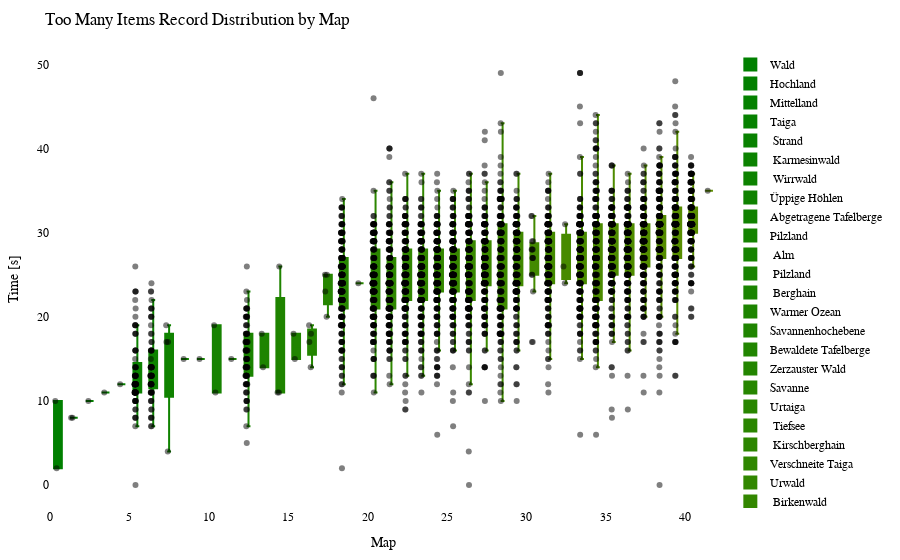

Notebook source saved alongside this figure:
### Code cell
import plotly.graph_objects as go
import plotly.io as pio

df = getRecordsDataframe(minigame="Sammelwahn")

# sort df columns by mean value 
df = df.reindex(df.mean().sort_values().index, axis=1)

# drop sum column
df = df.drop(columns=["Sum"])

# remove "Punkte" from all columns
df.columns = df.columns.str.replace('Punkte', '')

cmap = LinearSegmentedColormap.from_list("green_orange", ["green", "orange"])
colors = [to_hex(cmap(i / (num_columns - 1))) for i in range(num_columns)]

# Calculate the offset for centering the data points
num_columns = len(df.columns)
offset = 0.5

# Create a Swarm plot using Plotly
fig = go.Figure()

for i, (column, color) in enumerate(zip(df.columns, colors)):
    x_values = [i + offset] * len(df[column])  # Adjust x-values with offset for horizontal centering
    fig.add_trace(go.Box(x=x_values,
                         y=df[column],
                         name=column,
                         boxpoints='all',
                         pointpos=-0.5,  # Adjust point position to prevent overlapping
                         marker=dict(color='rgba(0,0,0,0.5)', size=6),  # Adjust marker color and size
                         line=dict(color=color),
                         fillcolor=color,
                         hovertext=df_to_html.index,
                         hoverinfo='name+text+y',
                         showlegend=True))

fig.update_layout(title="Too Many Items Record Distribution by Map",
                  xaxis=dict(title="Map"),
                  yaxis=dict(title="Time [s]"),
                  showlegend=True,
                  font=dict(family="Arial", size=12, color="black"),  # Customize font
                  plot_bgcolor="white",  # Set background color
                  margin=dict(l=50, r=50, t=50, b=50),  # Adjust margins for better layout
                  )

pio.show(fig)

pio.write_html(fig, "out/sammel_swarm_plot.html")

### Figure 1 — Plotly figure (JSON) as saved in the notebook; plotly's stock layout.template omitted (floating-point values rounded to 4 significant figures; data arrays with more than 128 entries replaced by an {"elided": "..."} marker saying what was removed)
{"data": [{"boxpoints": "all", "fillcolor": "#008000", "hoverinfo": "name+text+y", "hovertext": {"elided": "248 str values"}, "line": {"color": "#008000"}, "marker": {"color": "rgba(0,0,0,0.5)", "size": 6}, "name": "Wald", "pointpos": -0.5, "showlegend": true, "type": "box", "x": {"elided": "234 float values"}, "y": {"elided": "234 float values"}}, {"boxpoints": "all", "fillcolor": "#028000", "hoverinfo": "name+text+y", "hovertext": {"elided": "248 str values"}, "line": {"color": "#028000"}, "marker": {"color": "rgba(0,0,0,0.5)", "size": 6}, "name": "Hochland", "pointpos": -0.5, "showlegend": true, "type": "box", "x": {"elided": "234 float values"}, "y": {"elided": "234 float values"}}, {"boxpoints": "all", "fillcolor": "#048100", "hoverinfo": "name+text+y", "hovertext": {"elided": "248 str values"}, "line": {"color": "#048100"}, "marker": {"color": "rgba(0,0,0,0.5)", "size": 6}, "name": "Mittelland", "pointpos": -0.5, "showlegend": true, "type": "box", "x": {"elided": "234 float values"}, "y": {"elided": "234 float values"}}, {"boxpoints": "all", "fillcolor": "#068100", "hoverinfo": "name+text+y", "hovertext": {"elided": "248 str values"}, "line": {"color": "#068100"}, "marker": {"color": "rgba(0,0,0,0.5)", "size": 6}, "name": "Taiga", "pointpos": -0.5, "showlegend": true, "type": "box", "x": {"elided": "234 float values"}, "y": {"elided": "234 float values"}}, {"boxpoints": "all", "fillcolor": "#088100", "hoverinfo": "name+text+y", "hovertext": {"elided": "248 str values"}, "line": {"color": "#088100"}, "marker": {"color": "rgba(0,0,0,0.5)", "size": 6}, "name": " Strand", "pointpos": -0.5, "showlegend": true, "type": "box", "x": {"elided": "234 float values"}, "y": {"elided": "234 float values"}}, {"boxpoints": "all", "fillcolor": "#0b8200", "hoverinfo": "name+text+y", "hovertext": {"elided": "248 str values"}, "line": {"color": "#0b8200"}, "marker": {"color": "rgba(0,0,0,0.5)", "size": 6}, "name": " Karmesinwald", "pointpos": -0.5, "showlegend": true, "type": "box", "x": {"elided": "234 float values"}, "y": {"elided": "234 float values"}}, {"boxpoints": "all", "fillcolor": "#0d8200", "hoverinfo": "name+text+y", "hovertext": {"elided": "248 str values"}, "line": {"color": "#0d8200"}, "marker": {"color": "rgba(0,0,0,0.5)", "size": 6}, "name": " Wirrwald", "pointpos": -0.5, "showlegend": true, "type": "box", "x": {"elided": "234 float values"}, "y": {"elided": "234 float values"}}, {"boxpoints": "all", "fillcolor": "#0f8200", "hoverinfo": "name+text+y", "hovertext": {"elided": "248 str values"}, "line": {"color": "#0f8200"}, "marker": {"color": "rgba(0,0,0,0.5)", "size": 6}, "name": "Üppige Höhlen", "pointpos": -0.5, "showlegend": true, "type": "box", "x": {"elided": "234 float values"}, "y": {"elided": "234 float values"}}, {"boxpoints": "all", "fillcolor": "#118200", "hoverinfo": "name+text+y", "hovertext": {"elided": "248 str values"}, "line": {"color": "#118200"}, "marker": {"color": "rgba(0,0,0,0.5)", "size": 6}, "name": "Abgetragene Tafelberge", "pointpos": -0.5, "showlegend": true, "type": "box", "x": {"elided": "234 float values"}, "y": {"elided": "234 float values"}}, {"boxpoints": "all", "fillcolor": "#148300", "hoverinfo": "name+text+y", "hovertext": {"elided": "248 str values"}, "line": {"color": "#148300"}, "marker": {"color": "rgba(0,0,0,0.5)", "size": 6}, "name": "Pilzland", "pointpos": -0.5, "showlegend": true, "type": "box", "x": {"elided": "234 float values"}, "y": {"elided": "234 float values"}}, {"boxpoints": "all", "fillcolor": "#168300", "hoverinfo": "name+text+y", "hovertext": {"elided": "248 str values"}, "line": {"color": "#168300"}, "marker": {"color": "rgba(0,0,0,0.5)", "size": 6}, "name": " Alm", "pointpos": -0.5, "showlegend": true, "type": "box", "x": {"elided": "234 float values"}, "y": {"elided": "234 float values"}}, {"boxpoints": "all", "fillcolor": "#188300", "hoverinfo": "name+text+y", "hovertext": {"elided": "248 str values"}, "line": {"color": "#188300"}, "marker": {"color": "rgba(0,0,0,0.5)", "size": 6}, "name": " Pilzland", "pointpos": -0.5, "showlegend": true, "type": "box", "x": {"elided": "234 float values"}, "y": {"elided": "234 float values"}}, {"boxpoints": "all", "fillcolor": "#1a8400", "hoverinfo": "name+text+y", "hovertext": {"elided": "248 str values"}, "line": {"color": "#1a8400"}, "marker": {"color": "rgba(0,0,0,0.5)", "size": 6}, "name": " Berghain", "pointpos": -0.5, "showlegend": true, "type": "box", "x": {"elided": "234 float values"}, "y": {"elided": "234 float values"}}, {"boxpoints": "all", "fillcolor": "#1d8400", "hoverinfo": "name+text+y", "hovertext": {"elided": "248 str values"}, "line": {"color": "#1d8400"}, "marker": {"color": "rgba(0,0,0,0.5)", "size": 6}, "name": "Warmer Ozean", "pointpos": -0.5, "showlegend": true, "type": "box", "x": {"elided": "234 float values"}, "y": {"elided": "234 float values"}}, {"boxpoints": "all", "fillcolor": "#1f8400", "hoverinfo": "name+text+y", "hovertext": {"elided": "248 str values"}, "line": {"color": "#1f8400"}, "marker": {"color": "rgba(0,0,0,0.5)", "size": 6}, "name": "Savannenhochebene", "pointpos": -0.5, "showlegend": true, "type": "box", "x": {"elided": "234 float values"}, "y": {"elided": "234 float values"}}, {"boxpoints": "all", "fillcolor": "#218500", "hoverinfo": "name+text+y", "hovertext": {"elided": "248 str values"}, "line": {"color": "#218500"}, "marker": {"color": "rgba(0,0,0,0.5)", "size": 6}, "name": "Bewaldete Tafelberge", "pointpos": -0.5, "showlegend": true, "type": "box", "x": {"elided": "234 float values"}, "y": {"elided": "234 float values"}}, {"boxpoints": "all", "fillcolor": "#238500", "hoverinfo": "name+text+y", "hovertext": {"elided": "248 str values"}, "line": {"color": "#238500"}, "marker": {"color": "rgba(0,0,0,0.5)", "size": 6}, "name": "Zerzauster Wald", "pointpos": -0.5, "showlegend": true, "type": "box", "x": {"elided": "234 float values"}, "y": {"elided": "234 float values"}}, {"boxpoints": "all", "fillcolor": "#268600", "hoverinfo": "name+text+y", "hovertext": {"elided": "248 str values"}, "line": {"color": "#268600"}, "marker": {"color": "rgba(0,0,0,0.5)", "size": 6}, "name": "Savanne", "pointpos": -0.5, "showlegend": true, "type": "box", "x": {"elided": "234 float values"}, "y": {"elided": "234 float values"}}, {"boxpoints": "all", "fillcolor": "#288600", "hoverinfo": "name+text+y", "hovertext": {"elided": "248 str values"}, "line": {"color": "#288600"}, "marker": {"color": "rgba(0,0,0,0.5)", "size": 6}, "name": "Urtaiga", "pointpos": -0.5, "showlegend": true, "type": "box", "x": {"elided": "234 float values"}, "y": {"elided": "234 float values"}}, {"boxpoints": "all", "fillcolor": "#2a8600", "hoverinfo": "name+text+y", "hovertext": {"elided": "248 str values"}, "line": {"color": "#2a8600"}, "marker": {"color": "rgba(0,0,0,0.5)", "size": 6}, "name": " Tiefsee", "pointpos": -0.5, "showlegend": true, "type": "box", "x": {"elided": "234 float values"}, "y": {"elided": "234 float values"}}, {"boxpoints": "all", "fillcolor": "#2c8600", "hoverinfo": "name+text+y", "hovertext": {"elided": "248 str values"}, "line": {"color": "#2c8600"}, "marker": {"color": "rgba(0,0,0,0.5)", "size": 6}, "name": " Kirschberghain", "pointpos": -0.5, "showlegend": true, "type": "box", "x": {"elided": "234 float values"}, "y": {"elided": "234 float values"}}, {"boxpoints": "all", "fillcolor": "#2f8700", "hoverinfo": "name+text+y", "hovertext": {"elided": "248 str values"}, "line": {"color": "#2f8700"}, "marker": {"color": "rgba(0,0,0,0.5)", "size": 6}, "name": "Verschneite Taiga", "pointpos": -0.5, "showlegend": true, "type": "box", "x": {"elided": "234 float values"}, "y": {"elided": "234 float values"}}, {"boxpoints": "all", "fillcolor": "#318700", "hoverinfo": "name+text+y", "hovertext": {"elided": "248 str values"}, "line": {"color": "#318700"}, "marker": {"color": "rgba(0,0,0,0.5)", "size": 6}, "name": "Urwald", "pointpos": -0.5, "showlegend": true, "type": "box", "x": {"elided": "234 float values"}, "y": {"elided": "234 float values"}}, {"boxpoints": "all", "fillcolor": "#338700", "hoverinfo": "name+text+y", "hovertext": {"elided": "248 str values"}, "line": {"color": "#338700"}, "marker": {"color": "rgba(0,0,0,0.5)", "size": 6}, "name": " Birkenwald", "pointpos": -0.5, "showlegend": true, "type": "box", "x": {"elided": "234 float values"}, "y": {"elided": "234 float values"}}, {"boxpoints": "all", "fillcolor": "#358800", "hoverinfo": "name+text+y", "hovertext": {"elided": "248 str values"}, "line": {"color": "#358800"}, "marker": {"color": "rgba(0,0,0,0.5)", "size": 6}, "name": " Sumpf", "pointpos": -0.5, "showlegend": true, "type": "box", "x": {"elided": "234 float values"}, "y": {"elided": "234 float values"}}, {"boxpoints": "all", "fillcolor": "#388800", "hoverinfo": "name+text+y", "hovertext": {"elided": "248 str values"}, "line": {"color": "#388800"}, "marker": {"color": "rgba(0,0,0,0.5)", "size": 6}, "name": " Bambusdschungel", "pointpos": -0.5, "showlegend": true, "type": "box", "x": {"elided": "234 float values"}, "y": {"elided": "234 float values"}}, {"boxpoints": "all", "fillcolor": "#3a8800", "hoverinfo": "name+text+y", "hovertext": {"elided": "248 str values"}, "line": {"color": "#3a8800"}, "marker": {"color": "rgba(0,0,0,0.5)", "size": 6}, "name": " Dschungel", "pointpos": -0.5, "showlegend": true, "type": "box", "x": {"elided": "234 float values"}, "y": {"elided": "234 float values"}}, {"boxpoints": "all", "fillcolor": "#3c8900", "hoverinfo": "name+text+y", "hovertext": {"elided": "248 str values"}, "line": {"color": "#3c8900"}, "marker": {"color": "rgba(0,0,0,0.5)", "size": 6}, "name": "Zerzauste Hügel", "pointpos": -0.5, "showlegend": true, "type": "box", "x": {"elided": "234 float values"}, "y": {"elided": "234 float values"}}, {"boxpoints": "all", "fillcolor": "#3e8900", "hoverinfo": "name+text+y", "hovertext": {"elided": "248 str values"}, "line": {"color": "#3e8900"}, "marker": {"color": "rgba(0,0,0,0.5)", "size": 6}, "name": "Verschneite Ebene", "pointpos": -0.5, "showlegend": true, "type": "box", "x": {"elided": "234 float values"}, "y": {"elided": "234 float values"}}, {"boxpoints": "all", "fillcolor": "#418900", "hoverinfo": "name+text+y", "hovertext": {"elided": "248 str values"}, "line": {"color": "#418900"}, "marker": {"color": "rgba(0,0,0,0.5)", "size": 6}, "name": "Zerzauste Savanne", "pointpos": -0.5, "showlegend": true, "type": "box", "x": {"elided": "234 float values"}, "y": {"elided": "234 float values"}}, {"boxpoints": "all", "fillcolor": "#438a00", "hoverinfo": "name+text+y", "hovertext": {"elided": "248 str values"}, "line": {"color": "#438a00"}, "marker": {"color": "rgba(0,0,0,0.5)", "size": 6}, "name": "Blumenwald", "pointpos": -0.5, "showlegend": true, "type": "box", "x": {"elided": "234 float values"}, "y": {"elided": "234 float values"}}, {"boxpoints": "all", "fillcolor": "#458a00", "hoverinfo": "name+text+y", "hovertext": {"elided": "248 str values"}, "line": {"color": "#458a00"}, "marker": {"color": "rgba(0,0,0,0.5)", "size": 6}, "name": " Wald", "pointpos": -0.5, "showlegend": true, "type": "box", "x": {"elided": "234 float values"}, "y": {"elided": "234 float values"}}, {"boxpoints": "all", "fillcolor": "#478a00", "hoverinfo": "name+text+y", "hovertext": {"elided": "248 str values"}, "line": {"color": "#478a00"}, "marker": {"color": "rgba(0,0,0,0.5)", "size": 6}, "name": " Sonnenblumenebene", "pointpos": -0.5, "showlegend": true, "type": "box", "x": {"elided": "234 float values"}, "y": {"elided": "234 float values"}}, {"boxpoints": "all", "fillcolor": "#4a8b00", "hoverinfo": "name+text+y", "hovertext": {"elided": "248 str values"}, "line": {"color": "#4a8b00"}, "marker": {"color": "rgba(0,0,0,0.5)", "size": 6}, "name": " Savannenhochebene", "pointpos": -0.5, "showlegend": true, "type": "box", "x": {"elided": "234 float values"}, "y": {"elided": "234 float values"}}, {"boxpoints": "all", "fillcolor": "#4c8b00", "hoverinfo": "name+text+y", "hovertext": {"elided": "248 str values"}, "line": {"color": "#4c8b00"}, "marker": {"color": "rgba(0,0,0,0.5)", "size": 6}, "name": " Taiga", "pointpos": -0.5, "showlegend": true, "type": "box", "x": {"elided": "234 float values"}, "y": {"elided": "234 float values"}}, {"boxpoints": "all", "fillcolor": "#4e8b00", "hoverinfo": "name+text+y", "hovertext": {"elided": "248 str values"}, "line": {"color": "#4e8b00"}, "marker": {"color": "rgba(0,0,0,0.5)", "size": 6}, "name": "Lichter Dschungel", "pointpos": -0.5, "showlegend": true, "type": "box", "x": {"elided": "234 float values"}, "y": {"elided": "234 float values"}}, {"boxpoints": "all", "fillcolor": "#508c00", "hoverinfo": "name+text+y", "hovertext": {"elided": "248 str values"}, "line": {"color": "#508c00"}, "marker": {"color": "rgba(0,0,0,0.5)", "size": 6}, "name": "Dichter Wald", "pointpos": -0.5, "showlegend": true, "type": "box", "x": {"elided": "234 float values"}, "y": {"elided": "234 float values"}}, {"boxpoints": "all", "fillcolor": "#538c00", "hoverinfo": "name+text+y", "hovertext": {"elided": "248 str values"}, "line": {"color": "#538c00"}, "marker": {"color": "rgba(0,0,0,0.5)", "size": 6}, "name": "Sonnenblumenebene", "pointpos": -0.5, "showlegend": true, "type": "box", "x": {"elided": "234 float values"}, "y": {"elided": "234 float values"}}, {"boxpoints": "all", "fillcolor": "#558c00", "hoverinfo": "name+text+y", "hovertext": {"elided": "248 str values"}, "line": {"color": "#558c00"}, "marker": {"color": "rgba(0,0,0,0.5)", "size": 6}, "name": " Savanne", "pointpos": -0.5, "showlegend": true, "type": "box", "x": {"elided": "234 float values"}, "y": {"elided": "234 float values"}}, {"boxpoints": "all", "fillcolor": "#578d00", "hoverinfo": "name+text+y", "hovertext": {"elided": "248 str values"}, "line": {"color": "#578d00"}, "marker": {"color": "rgba(0,0,0,0.5)", "size": 6}, "name": " Ebene", "pointpos": -0.5, "showlegend": true, "type": "box", "x": {"elided": "234 float values"}, "y": {"elided": "234 float values"}}, {"boxpoints": "all", "fillcolor": "#598d00", "hoverinfo": "name+text+y", "hovertext": {"elided": "248 str values"}, "line": {"color": "#598d00"}, "marker": {"color": "rgba(0,0,0,0.5)", "size": 6}, "name": " Blumenwald", "pointpos": -0.5, "showlegend": true, "type": "box", "x": {"elided": "234 float values"}, "y": {"elided": "234 float values"}}, {"boxpoints": "all", "fillcolor": "#5c8d00", "hoverinfo": "name+text+y", "hovertext": {"elided": "248 str values"}, "line": {"color": "#5c8d00"}, "marker": {"color": "rgba(0,0,0,0.5)", "size": 6}, "name": " Tropfsteinhöhlen", "pointpos": -0.5, "showlegend": true, "type": "box", "x": {"elided": "234 float values"}, "y": {"elided": "234 float values"}}], "layout": {"font": {"color": "black", "family": "Arial", "size": 12}, "margin": {"b": 50, "l": 50, "r": 50, "t": 50}, "plot_bgcolor": "white", "showlegend": true, "title": {"text": "Too Many Items Record Distribution by Map"}, "xaxis": {"title": {"text": "Map"}}, "yaxis": {"title": {"text": "Time [s]"}}}}
